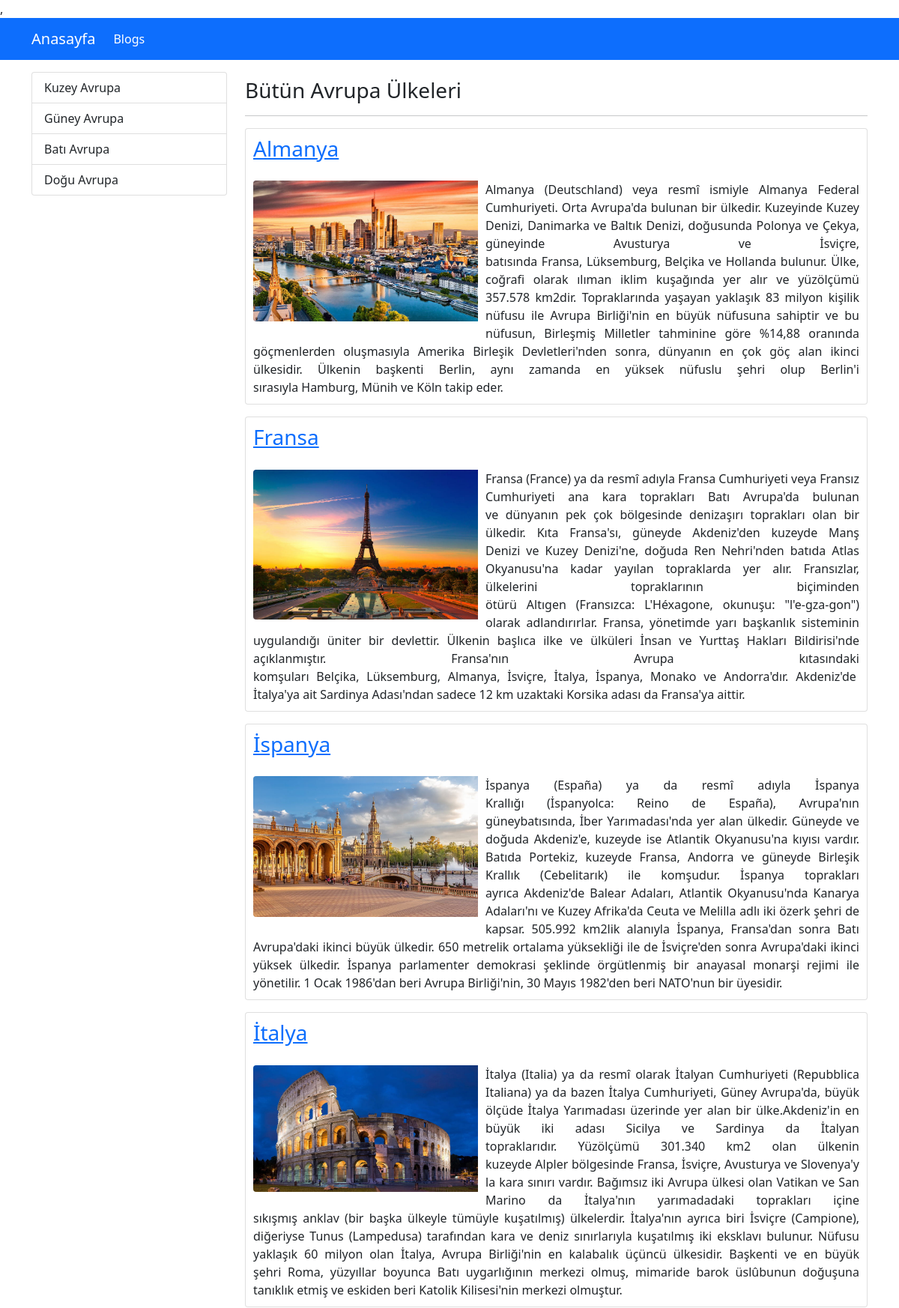
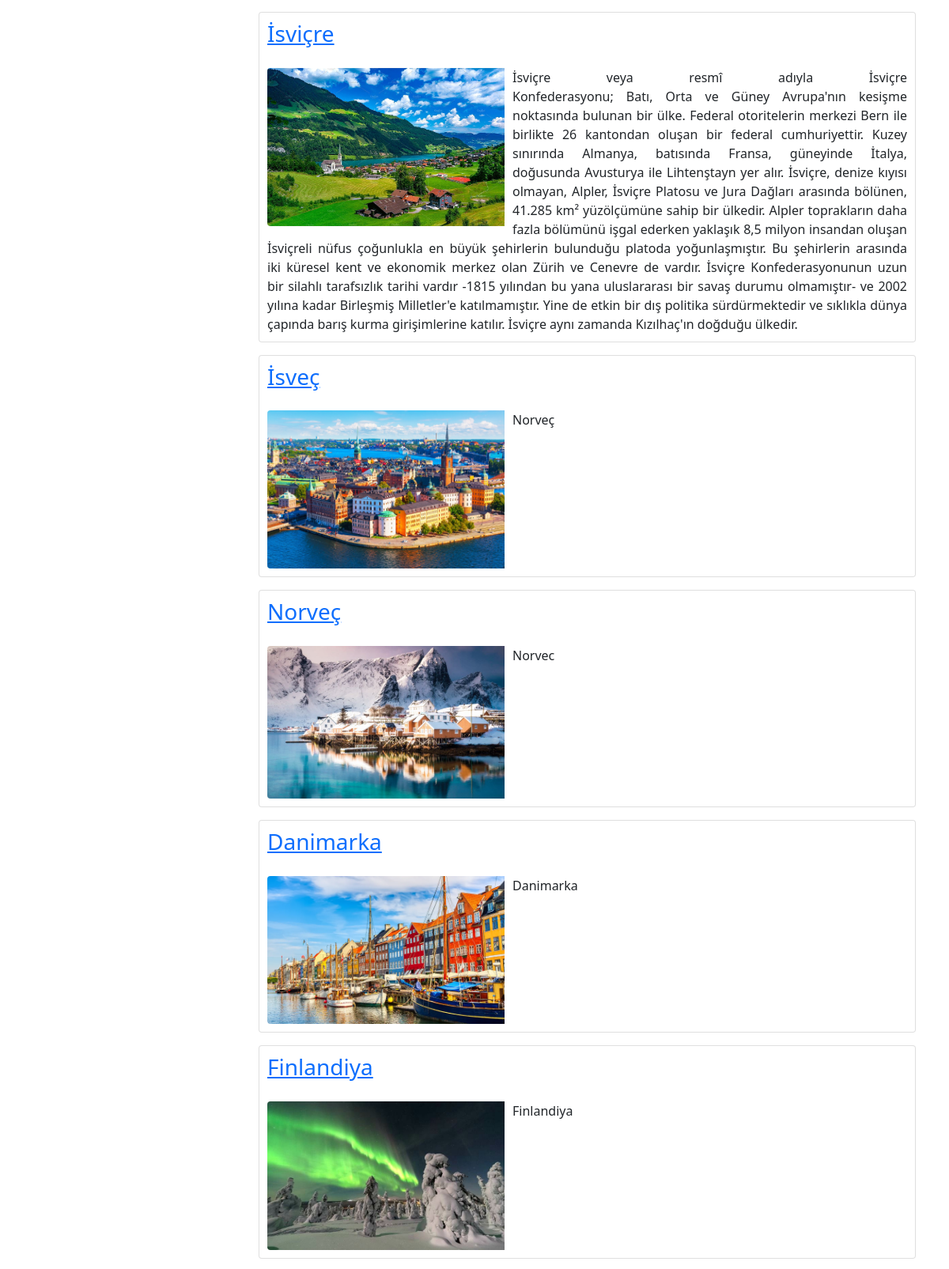
Screenshot of /blogs (upper part) with the database file from the repository (2 pictures, top to bottom).
### blog/models.py (models this page shows, shortened)
class Category(models.Model):
    name = models.CharField(max_length=150)
    slug =models.SlugField(null=False,blank=True, unique=True, db_index=True, editable=False)

class Blog(models.Model):
    title = models.CharField(max_length=200)
    image = models.ImageField(upload_to="Ulkeler")
    description = RichTextField()
    is_active = models.BooleanField(default=False)
    is_home = models.BooleanField(default=False)
    slug =models.SlugField(blank=True, unique=True, db_index=True, editable=False)   #blank=True   admin de bu alanı doldurmak zorunlu olmaz, editable=False yazınca bu alan görünmez
    categories = models.ManyToManyField(Category, blank=True)      #coka cok iliski, blank=True demek illaki bu iliskiyi kurmak zorunda degilsin demek

### blog/views.py (the view)
# urls.py: path('blogs', views.blogs, name="blogs"),
def blogs(request):
    context = {
        "blogs": Blog.objects.all(),
        "categories": Category.objects.all()
    }
    return render(request, "blog/blogs.html", context)

### blog/templates/blog/blogs.html (shortened to what this page needs)
{% extends "base.html" %}
{% block content %}
<div class="container mt-3">
    <div class="row">
        <div class="col-3">
            {% include 'partials/_categories.html' %}
        </div>
        <div class="col-9">
            <h1> <h3>Bütün Avrupa Ülkeleri</h3></h1>
            <hr>
            {% if blogs|length > 0 %}
                {% for blog in blogs %}
                    {% include 'blog/partials/_blog.html' %}
                {% endfor %}
            {% else %}
                <div class="alert-warning">No Blogs</div>
            {% endif%}
{% endblock %}

### templates/partials/_categories.html
<div class="list-group">
    {% for category in categories %}
        {% if category.slug == selected_category %}
            <a class="list-group-item list-group-item-action active" href="{% url 'blogs_by_category' category.slug %}">{{category.name|title}}</a>
        {% else %}
            <a class="list-group-item list-group-item-action" href="{% url 'blogs_by_category' category.slug %}">{{category.name|title}}</a>
        {% endif %}
    {% endfor %}
</div>

### blog/templates/blog/partials/_blog.html
{% load static %}
<div class="card mb-3" >
    <div class="row g-0">
      <div class="col-md-12">
        <h1 class="card-title "> <a href="{% url 'city_by_blog' blog.slug %}">  <div style="padding: 10px;"><h3>{{ blog.title }} </a></h3></div> </h1>
        <img src="{{blog.image.url}}" class="img-fluid rounded-start" alt="..." width="300px" style="float:left; margin-right: 10px; margin-left: 10px; margin-bottom: 10px; ">
        <div style="text-align:justify; margin-right: 10px; margin-left: 10px; margin-bottom: 10px;"><p class="card-text"  >{{blog.description|safe|striptags|slice:"0:1500"}}</p></div>
      </div>
    </div>
</div>

### rows the page displays
Category: name "Kuzey Avrupa"
Category: name "Güney Avrupa"
Category: name "Batı Avrupa"
Category: name "Doğu Avrupa"
Blog: title "Almanya", image (picture), description "Almanya (Deutschland) veya resmî ismiyle Almanya Federal Cumhuriyeti. Orta Avrupa'da bulunan bir ülkedir. Kuzeyinde Kuzey Denizi, Danimarka ve Baltık Denizi, doğusunda Polonya ve Çekya, güneyinde Avusturya ve İsviçre, batısında Fransa, Lüksemburg, Belçika ve Hollanda bulunur. Ülke, coğrafi olarak ılıman iklim kuşağında yer alır ve yüzölçümü 357.578 km2dir. Topraklarında yaşayan yaklaşık 83 milyon kişilik nüfusu ile Avrupa Birliği'nin en büyük nüfusuna sahiptir ve bu nüfusun, Birleşmiş Milletler tahminine göre %14,88 oranında göçmenlerden oluşmasıyla Amerika Birleşik Devletleri'nden sonra, dünyanın en çok göç alan ikinci ülkesidir. Ülkenin başkenti Berlin, aynı zamanda en yüksek nüfuslu…"
Blog: title "Fransa", image (picture), description "Fransa (France) ya da resmî adıyla Fransa Cumhuriyeti veya Fransız Cumhuriyeti ana kara toprakları Batı Avrupa'da bulunan ve dünyanın pek çok bölgesinde denizaşırı toprakları olan bir ülkedir. Kıta Fransa'sı, güneyde Akdeniz'den kuzeyde Manş Denizi ve Kuzey Denizi'ne, doğuda Ren Nehri'nden batıda Atlas Okyanusu'na kadar yayılan topraklarda yer alır. Fransızlar, ülkelerini topraklarının biçiminden ötürü Altıgen (Fransızca: L'Héxagone, okunuşu: \"l'e-gza-gon\") olarak adlandırırlar. Fransa, yönetimde yarı başkanlık sisteminin uygulandığı üniter bir devlettir. Ülkenin başlıca ilke ve ülküleri İnsan ve Yurttaş Hakları Bildirisi'nde açıklanmıştır. Fransa'nın Avrupa kıtasındaki komşuları Belçika,…"
Blog: title "İspanya", image (picture), description "İspanya (España) ya da resmî adıyla İspanya Krallığı (İspanyolca: Reino de España), Avrupa'nın güneybatısında, İber Yarımadası'nda yer alan ülkedir. Güneyde ve doğuda Akdeniz'e, kuzeyde ise Atlantik Okyanusu'na kıyısı vardır. Batıda Portekiz, kuzeyde Fransa, Andorra ve güneyde Birleşik Krallık (Cebelitarık) ile komşudur. İspanya toprakları ayrıca Akdeniz'de Balear Adaları, Atlantik Okyanusu'nda Kanarya Adaları'nı ve Kuzey Afrika'da Ceuta ve Melilla adlı iki özerk şehri de kapsar. 505.992 km2lik alanıyla İspanya, Fransa'dan sonra Batı Avrupa'daki ikinci büyük ülkedir. 650 metrelik ortalama yüksekliği ile de İsviçre'den sonra Avrupa'daki ikinci yüksek ülkedir. İspanya parlamenter demokrasi…"
Blog: title "İtalya", image (picture), description "İtalya (Italia) ya da resmî olarak İtalyan Cumhuriyeti (Repubblica Italiana) ya da bazen İtalya Cumhuriyeti, Güney Avrupa'da, büyük ölçüde İtalya Yarımadası üzerinde yer alan bir ülke.Akdeniz'in en büyük iki adası Sicilya ve Sardinya da İtalyan topraklarıdır. Yüzölçümü 301.340 km2 olan ülkenin kuzeyde Alpler bölgesinde Fransa, İsviçre, Avusturya ve Slovenya'yla kara sınırı vardır. Bağımsız iki Avrupa ülkesi olan Vatikan ve San Marino da İtalya'nın yarımadadaki toprakları içine sıkışmış anklav (bir başka ülkeyle tümüyle kuşatılmış) ülkelerdir. İtalya'nın ayrıca biri İsviçre (Campione), diğeriyse Tunus (Lampedusa) tarafından kara ve deniz sınırlarıyla kuşatılmış iki eksklavı bulunur. Nüfusu…"
Blog: title "İsviçre", image (picture), description "İsviçre veya resmî adıyla İsviçre Konfederasyonu; Batı, Orta ve Güney Avrupa'nın kesişme noktasında bulunan bir ülke. Federal otoritelerin merkezi Bern ile birlikte 26 kantondan oluşan bir federal cumhuriyettir. Kuzey sınırında Almanya, batısında Fransa, güneyinde İtalya, doğusunda Avusturya ile Lihtenştayn yer alır. İsviçre, denize kıyısı olmayan, Alpler, İsviçre Platosu ve Jura Dağları arasında bölünen, 41.285 km² yüzölçümüne sahip bir ülkedir. Alpler toprakların daha fazla bölümünü işgal ederken yaklaşık 8,5 milyon insandan oluşan İsviçreli nüfus çoğunlukla en büyük şehirlerin bulunduğu platoda yoğunlaşmıştır. Bu şehirlerin arasında iki küresel kent ve ekonomik merkez olan Zürih ve…"
Blog: title "İsveç", image (picture), description "Norveç"
Blog: title "Norveç", image (picture), description "Norvec"
Blog: title "Danimarka", image (picture), description "Danimarka"
Blog: title "Finlandiya", image (picture), description "Finlandiya"
